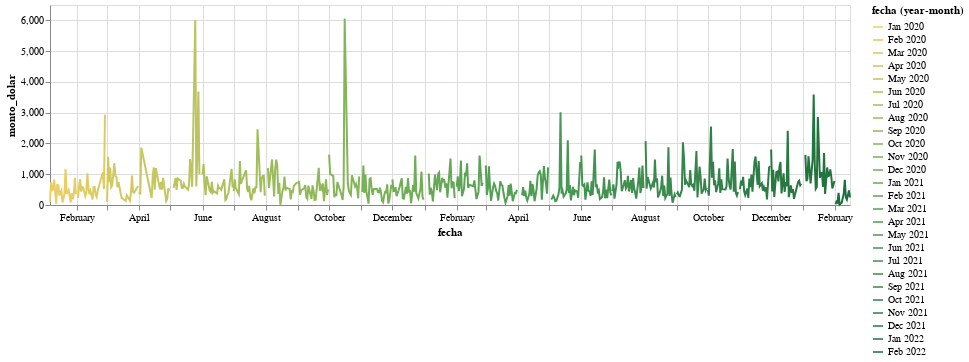

The cell this chart's notebook holds for it:
### Code cell
lineas = alt.Chart(df_ventas_ag).mark_line().encode(
    x='fecha:T',
    y='monto_dolar:Q',
    color=alt.Color('yearmonth(fecha):O', scale=alt.Scale(scheme='goldgreen')),
    tooltip=[
        alt.Tooltip('fecha:T', title='Fecha'),
        alt.Tooltip('monto_dolar:Q', title='Ventas en $')
    ]).properties(width=800, height=200)

lineas

### Figure 1 — Vega-Lite specification as saved in the notebook (floating-point values rounded to 4 significant figures; data arrays with more than 128 entries replaced by an {"elided": "..."} marker saying what was removed)
{"config": {"view": {"continuousWidth": 400, "continuousHeight": 300}}, "data": {"name": "data-9c31a42bfb223f0e664bbf049864311d"}, "mark": "line", "encoding": {"color": {"field": "fecha", "scale": {"scheme": "goldgreen"}, "timeUnit": "yearmonth", "type": "ordinal"}, "tooltip": [{"field": "fecha", "title": "Fecha", "type": "temporal"}, {"field": "monto_dolar", "title": "Ventas en $", "type": "quantitative"}], "x": {"field": "fecha", "type": "temporal"}, "y": {"field": "monto_dolar", "type": "quantitative"}}, "height": 200, "width": 800, "$schema": "https://vega.github.io/schema/vega-lite/v4.17.0.json", "datasets": {"data-9c31a42bfb223f0e664bbf049864311d": {"elided": "602 records"}}}
